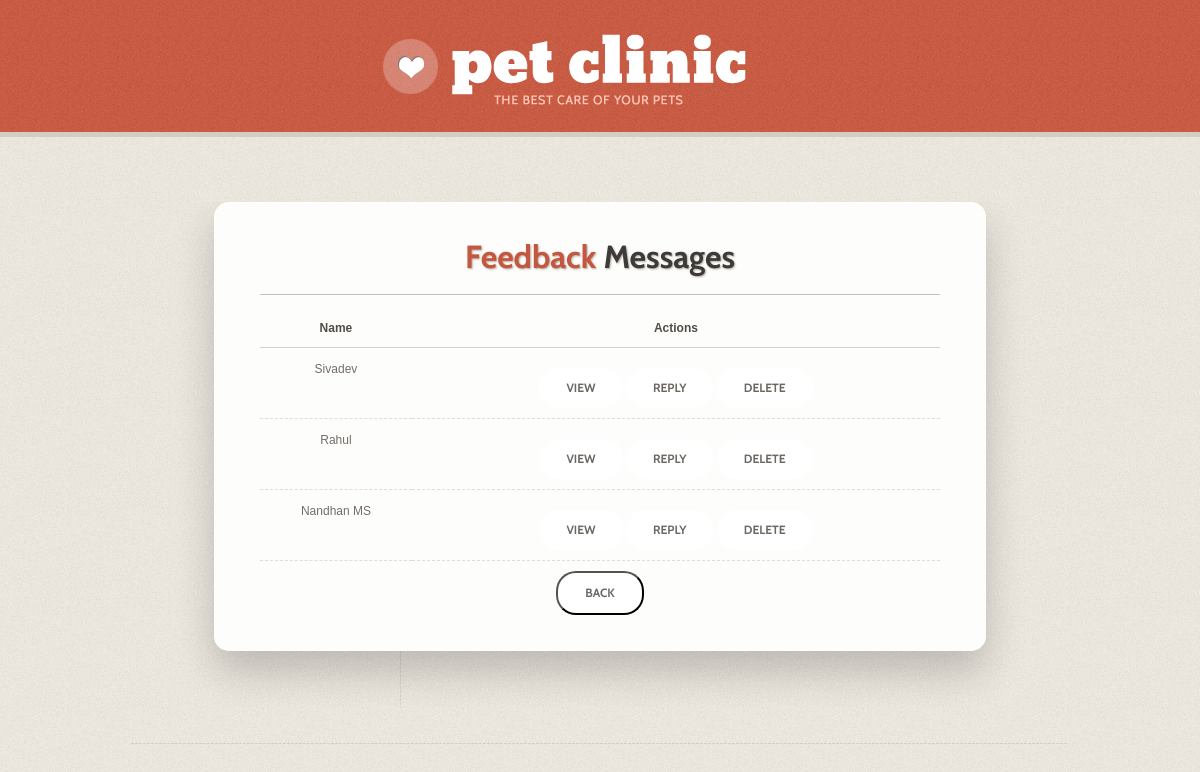
/admin-feedback/, run on the app's committed database.
### main/models.py (models this page shows, shortened)
class Contact(models.Model):
    name = models.CharField(max_length=100)
    email = models.EmailField()
    phone = models.CharField(max_length=15, blank=True)
    message = models.TextField()
    reply = models.TextField(blank=True, null=True)
    created_at = models.DateTimeField(auto_now_add=True)

### main/views.py (the view)
# urls.py: path("admin-feedback/", views.feedbacks, name="feedbacks"),
def feedbacks(request):
    contacts = Contact.objects.all().order_by('-created_at')
    return render(request, "admin_feedback.html", {"contacts": contacts})

### main/templates/admin_feedback.html (shortened to what this page needs)
<!DOCTYPE html>
{% load static %}
<html>
<head>
    <link rel="stylesheet" href="{% static 'sbg/css/style.css' %}">
</head>
<body>
<div class="block1">
    <div class="main">
        <header>
            <h1>
                <a class="logo" href="{% url 'admin_dashboard' %}">
                </a>
            </h1>
        </header>
    </div>
</div>
<div class="block4">
    <div class="main">
        <section id="content">
            <div class="container_12">
                <div class="wrapper v_stripe">
                    <article class="grid_12">
                        <div class="appointment-card">
                            <h2 class="ind">
                                <span>Feedback</span> Messages
                            </h2>
                            <table>
                                <thead>
                                    <tr>
                                        <th>Name</th>
                                        <th>Actions</th>
                                    </tr>
                                </thead>
                                <tbody>
                                    {% for contact in contacts %}
                                    <tr>
                                        <td>{{ contact.name }}</td>
                                        <td>
                                            <a href="javascript:void(0);"
                                               class="button"
                                               onclick="openView('{{ contact.id }}')">
                                                View
                                            </a>
                                            <a href="javascript:void(0);"
                                               class="button"
                                               onclick="openReply('{{ contact.id }}')">
                                                Reply
                                            </a>
                                            <a href="{% url 'delete_contact' contact.id %}"
                                               class="button"
                                               onclick="return confirm('Delete this message?');">
                                                Delete
                                            </a>
                                        </td>
                                    </tr>
                                    {% empty %}
                                    <tr>
                                        <td colspan="2">No feedback messages found.</td>
                                    </tr>
                                    {% endfor %}
                                </tbody>
                            </table>
                            <button type="button" class="button"
                                onclick="window.location.href='{% url 'admin_dashboard' %}'">
                                Back
                            </button>
                        </div>
                    </article>
                </div>
            </div>
        </section>
    </div>
</div>
</body>
</html>

### static/sbg/css/style.css (style rules this page uses)
article,aside,audio,canvas,command,datalist,details,embed,figcaption,figure,footer,header,hgroup,keygen,meter,nav,output,progress,section,source,video { display:block }
html { width:100% }
body { font-family:Arial, Arial, Helvetica, sans-serif; font-size:12px; line-height:22px; color:#736d68; min-width:990px; background:url(../images/body_bg.png) 50% 0 repeat #e7e2d8; }
.main { width:960px;padding:0;margin:0 auto; }
.wrapper { width:100%;overflow:hidden }
a { color:#736d68;outline:none; text-decoration:none; cursor:pointer; }
.button { display:inline-block; padding:11px 27px; margin: 18px 0 0; font-size: 12px; font-weight:bold; text-transform:uppercase; border-radius:20px; line-height: 18px; color:#6b6763; background:#fff; }
.block1 { background: url('../images/block1.jpg') 50% 0 repeat; }
.block4 { border-top:5px solid #d4cdc1;overflow:hidden; }
header { padding:34px 0 25px;margin: 0 10px; }
header h1 { width:434px;margin: 0 auto; }
header h1 a { display:block;width:364px;height:73px;background:url(../images/logo.png) 0 0 no-repeat; text-decoration:none; text-indent:-9999px; }
#content { padding:65px 0px 37px 0px;background: url('../images/stripe.png') 50% bottom no-repeat; }
h2,h3,h4 { font-weight:normal; }
h2 { font-size: 32px;text-shadow:1px 1px 2px rgba(168,158,146,0.88);line-height: 38px; color:#3c3b3a;font-weight:bold;border-bottom:1px solid #c6c0b7;padding-bottom:18px;margin-bottom:20px; white-space: nowrap }
h2 span { color:#c45740; }
h2.ind { margin-bottom:22px; }
.cabin, .sf-menu a, .button, .link1, h2, footer { font-family: 'Cabin', sans-serif; }
.button, .img_wrap, .sf-menu li a { -webkit-transition: all 0.3s ease;-moz-transition: all 0.3s ease;-o-transition: all 0.3s ease;transition: all 0.3s ease; }
.v_stripe { background: url('../images/vert_stripe.png') 280px 0 repeat-y;padding-bottom:16px; }
.appointment-card { width: 650px; margin: 40px auto; padding: 30px 40px; background: rgba(255, 255, 255, 0.85); border-radius: 12px; box-shadow: 0 15px 35px rgba(0, 0, 0, 0.2); backdrop-filter: blur(6px); border: 1px solid rgba(255, 255, 255, 0.3); }
#content { text-align: center; }
.appointment-card table { margin: 0 auto; text-align: left; }
.appointment-card .button { margin-top: 10px; }
.appointment-card { width: 680px; margin: 0 auto 40px; padding: 35px 45px; background: rgba(255, 255, 255, 0.9); border-radius: 15px; box-shadow: 0 20px 40px rgba(0,0,0,0.2); }
.appointment-card table { margin: 0 auto; }
.appointment-card table { width: 100%; border-collapse: collapse; text-align: center; }
.appointment-card th { font-weight: bold; color: #514d46; border-bottom: 1px solid #d6d2cb; padding-bottom: 8px; }
.appointment-card td { padding: 10px 6px; border-bottom: 1px dashed #ddd; }

### static/sbg/css/grid.css (style rules this page uses)
.container_12 { margin-left:auto;margin-right:auto;width:960px }
.grid_1,.grid_2,.grid_3,.grid_4,.grid_5,.grid_6,.grid_7,.grid_8,.grid_9,.grid_10,.grid_11,.grid_12 { display:inline;float:left;position:relative;margin:0 10px }
.container_12 .grid_12 { width:940px }

### data on the page
Contact: name "Sivadev"
Contact: name "Rahul"
Contact: name "Nandhan MS"
